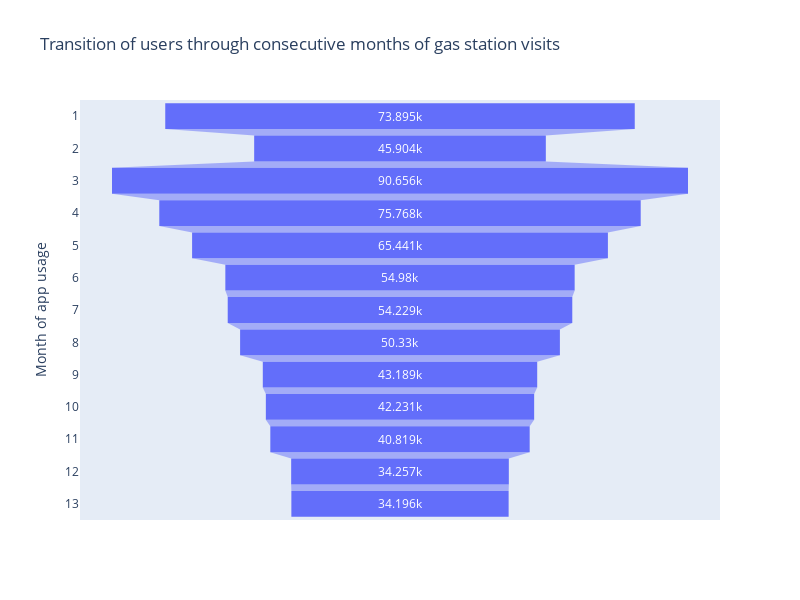

The notebook cell saved with this chart:
### Code cell
df_chart = months.loc[consec_months_idx, :]
df_chart = df_chart.groupby(['months_enum', 'next_month'])\
    .agg(users_count = pd.NamedAgg('ciid', 'count'))\
        .groupby('months_enum').first()
df_chart.index = df_chart.index+1
df_chart = df_chart.append(
    pd.DataFrame(
        index=pd.Index(data=[1], name='months_enum'),
        data=[months['ciid'].unique().shape[0]],
        columns=['users_count']
    )
)
df_chart.sort_index(inplace=True)

funnel_chart = px.funnel(
    data_frame=df_chart,
    x='users_count',
    y=df_chart.index,
    orientation='h',
    width=800,
    height=600,
    title='Transition of users through consecutive months of gas station visits',
    labels={
        'months_enum': 'Month of app usage'
    }
)
funnel_chart.update_xaxes(autorange="reversed", row=1, col=1)
funnel_chart.update_layout(
    yaxis={'tick0': 1, 'dtick': 1}
)
funnel_chart.show()

df_chart

### Figure 1 — Plotly figure (JSON) as saved in the notebook; plotly's stock layout.template omitted (floating-point values rounded to 4 significant figures)
{"data": [{"hovertemplate": "users_count=%{x}<br>Month of app usage=%{y}<extra></extra>", "legendgroup": "", "marker": {"color": "#636efa"}, "name": "", "orientation": "h", "showlegend": false, "type": "funnel", "x": [73895, 45904, 90656, 75768, 65441, 54980, 54229, 50330, 43189, 42231, 40819, 34257, 34196], "xaxis": "x", "y": [1, 2, 3, 4, 5, 6, 7, 8, 9, 10, 11, 12, 13], "yaxis": "y"}], "layout": {"height": 600, "legend": {"tracegroupgap": 0}, "title": {"text": "Transition of users through consecutive months of gas station visits"}, "width": 800, "xaxis": {"anchor": "y", "autorange": "reversed", "domain": [0, 1], "title": {"text": "users_count"}}, "yaxis": {"anchor": "x", "domain": [0, 1], "dtick": 1, "tick0": 1, "title": {"text": "Month of app usage"}}}}
